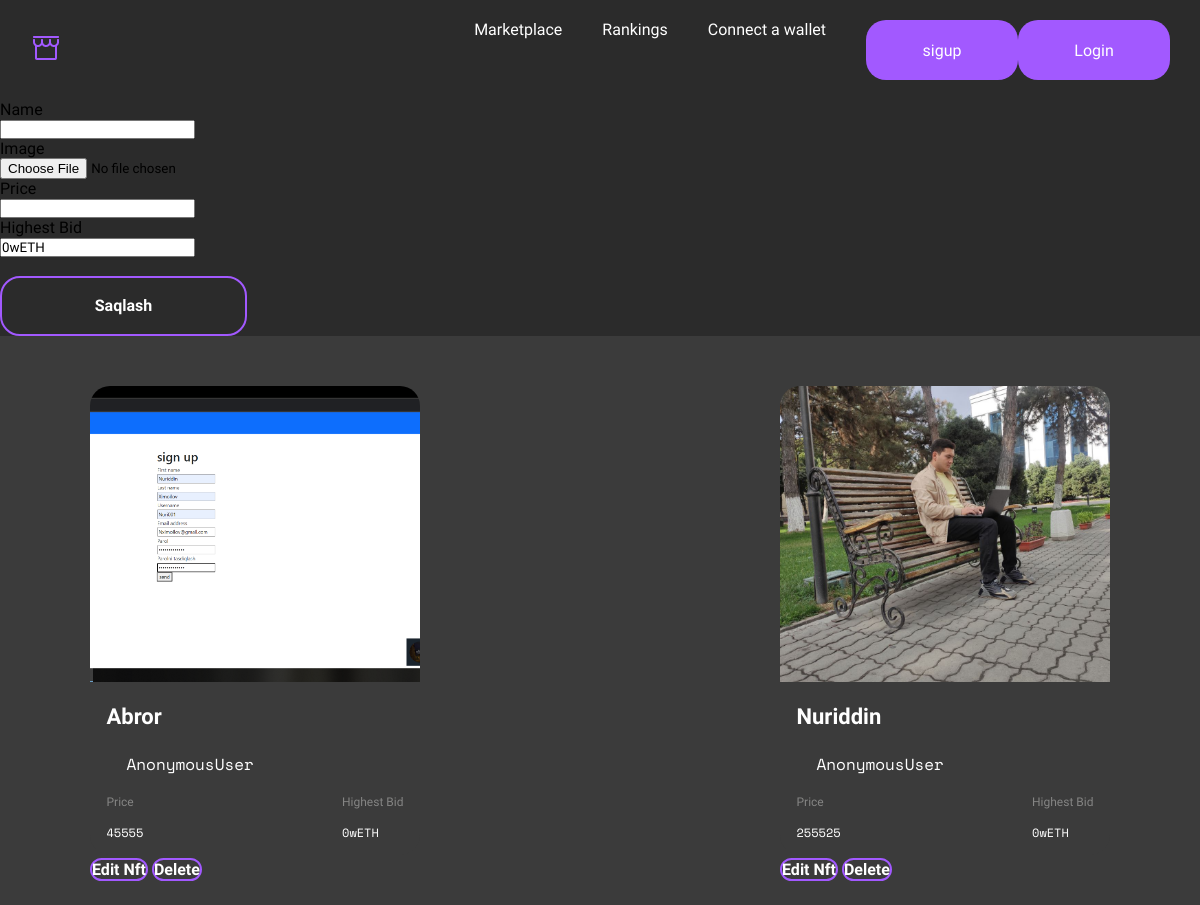
/addnft/1, run on the app's committed database.
### home/models.py (models this page shows, shortened)
class AddNftModel(models.Model):
    user = models.ForeignKey(UserModel, on_delete=models.CASCADE, null=True)
    name = models.CharField(max_length=100)
    image = models.ImageField(upload_to='image/', default='defult_img', null=True ,blank=True)
    price = models.CharField(max_length=50)
    Highest_Bid = models.CharField(max_length=50, default='0wETH')

### home/views.py (the view, shortened to what this page needs)
# urls.py: path('addnft/<int:addid>',AddNFTView, name='addnft'),
def AddNFTView(request,addid):
    profile_id = UserModel.objects.get(id=addid)
    form = AddNFTform()
    nft = AddNftModel.objects.filter(user_id=addid)
    useredit = UserModel.objects.all()
    ctx ={
        'form':form,
        'nft':nft,
        'useredit':useredit,
    }
    return render(request, 'addnft.html',ctx)

### home/form.py
class AddNFTform(forms.ModelForm):
    class Meta:
        model = AddNftModel
        fields = '__all__'
        exclude = ['user']

### template/addnft.html (shortened to what this page needs)
{% extends 'navbar.html' %}
{% block content %}
        <form  action="{% url 'addnft' user.id %}" method="POST" enctype="multipart/form-data">
            {% for f in form %}
            <div class="col-md-6">
                <p>{{f.label}}</p>
                <div class="mt-3">{{f}}</div>
            </div>
            {% endfor %}
            <br>
            <button class="btn btn-primary">Saqlash</button>
        </form>
                <div class="container_fluid">
                    <div class="container">
                        <div class="artist_card_box">
                            {% for nfts in nft  %}
                            <div class="discover_card">
                                <div class="descover_card_image_box">
                                    <img src="{{nfts.image.url}}" alt="">
                                </div>
                                <div class="descover_card_body">
                                    <p class="categories_card_body_text">{{nfts.name}}</p>
                                    <div class="discover_card_profile">
                                        <p>{{user}}</p>
                                    </div>
                                </div>
                                <div class="descover_card_footer">
                                    <div class="discover_footer">
                                        <p class="footer_left_title">Price</p>
                                        <p class="footer_left_text">{{nfts.price}}</p>
                                    </div>
                                    <div class="discover_footer">
                                        <p class="footer_left_title">Highest Bid</p>
                                        <p class="footer_left_text">{{nfts.Highest_Bid}}</p>
                                    </div>
                                </div>
                                <a class="btn btn-primary" href="{% url 'eddnft' nfts.id %}">Edit Nft</a>
                                <a class="btn btn-primary" href="{% url 'delnft' nfts.id %}">Delete</a>
                            </div>
                            {% endfor %}
                        </div>
                    </div>
                </div>
{% endblock %}

### static/style.css (style rules this page uses)
* { margin: 0; padding: 0; box-sizing: border-box; font-family: 'Work Sans', sans-serif; list-style-type: none; text-decoration: none; }
body { background: #2B2B2B; }
:root { --oq: #FFFFFF; --text: 22px; --title: 38px; --bg: #A259FF; }
.container { width: 85%; margin: 0 auto; height: auto; }
.btn { width: 247px; height: 60px; border-radius: 20px; border: 2px solid var(--bg); background-color: transparent; font-weight: 600; font-size: 16px; line-height: 22px; color: var(--oq); transition: .2s ease-in-out; }
.categories_card_body_text { font-weight: 600px; font-size: 22px; line-height: 30px; color: var(--oq); width: 90%; margin: 20px auto; }
.discover_card { width: 330px; height: 469px; background-color: #3B3B3B; border-radius: 20px; }
.descover_card_image_box { width: 100%; height: 296px; overflow: hidden; border-top-right-radius: 20px; border-top-left-radius: 20px; }
.descover_card_image_box img { width: 100%; height: 100%; object-fit: cover; overflow: hidden; transition: .2s ease-in-out; }
.discover_card_profile { width: 90%; margin: 0 auto; display: flex; align-items: center; column-gap: 20px; height: 24px; }
.discover_card_profile p { color: var(--oq); font-family: 'Space Mono', monospace; font-weight: 400; font-style: 16px; line-height: 22px; }
.descover_card_footer { width: 90%; margin: 20px auto; height: 43px; display: flex; justify-content: space-between; }
.discover_footer { height: 100%; display: grid; align-content: space-between; }
.footer_left_title { color: #858584; font-weight: 400; font-size: 12px; line-height: 13px; }
.footer_left_text { color: var(--oq); font-weight: 400; font-size: 12px; line-height: 13px; font-family: 'Space Mono', monospace; }
@media screen and (min-width: 577px) { .btn { position: absolute; width: 100%; height: 60px; border-radius: 20px; border: 2px solid var(--bg); background-color: transparent; font-weight: 600; font-size: 16px; line-height: 22px; color: var(--oq); transition: .2s ease-in-out; bottom: 12px; left: 50%; transform: translateX(-50%); } }
@media screen and (min-width: 577px) { .categories_card_body_text { font-size: 16px; } }
@media screen and (min-width: 577px) { .discover_card { width: 100%; height: 469px; background-color: #3B3B3B; border-radius: 20px; } }
@media screen and (min-width: 768px) { .btn { position: static; width: 178px; height: 60px; border-radius: 20px; border: 2px solid var(--bg); background-color: transparent; font-weight: 600; font-size: 16px; line-height: 22px; color: var(--oq); transition: .2s ease-in-out; transform: translateX(0%); } }
@media screen and (min-width: 768px) { .categories_card_body_text { font-size: 16px; } }
@media screen and (min-width: 768px) { .discover_card { width: 330px; height: 469px; background-color: #3B3B3B; border-radius: 20px; } }
@media screen and (min-width: 1200px) { .btn { position: static; width: 247px; height: 60px; border-radius: 20px; border: 2px solid var(--bg); background-color: transparent; font-weight: 600; font-size: 16px; line-height: 22px; color: var(--oq); transition: .2s ease-in-out; transform: translateX(0%); } }
@media screen and (min-width: 1200px) { .categories_card_body_text { font-size: 22px; font-weight: 600; line-height: 30px; } }
@media screen and (min-width: 1200px) { .discover_card { width: 330px; height: 469px; background-color: #3B3B3B; border-radius: 20px; } }

### static/artist.css (style rules this page uses)
.container_fluid { width: 100%; height: auto; padding: 50px 0; background-color: #3B3B3B; }
.artist_card_box { width: 100%; height: auto; display: flex; justify-content: space-between; row-gap: 20px; flex-wrap: wrap; }

### data on the page
AddNftModel: image (picture), name "Abror", user "AnonymousUser", price "45555", Highest_Bid "0wETH"
AddNftModel: image (picture), name "Nuriddin", user "AnonymousUser", price "255525", Highest_Bid "0wETH"

### other printed values
{{ f.label }} "Name" "Image" "Price" "Highest Bid"
